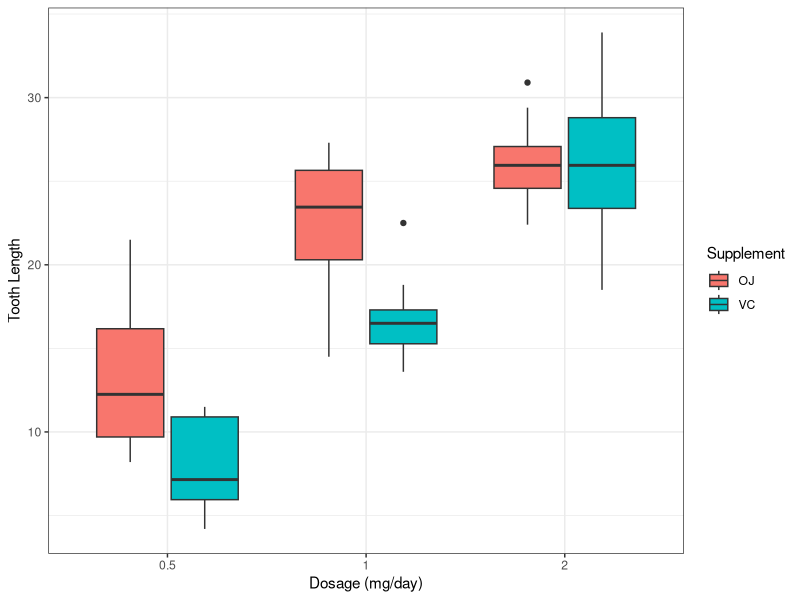
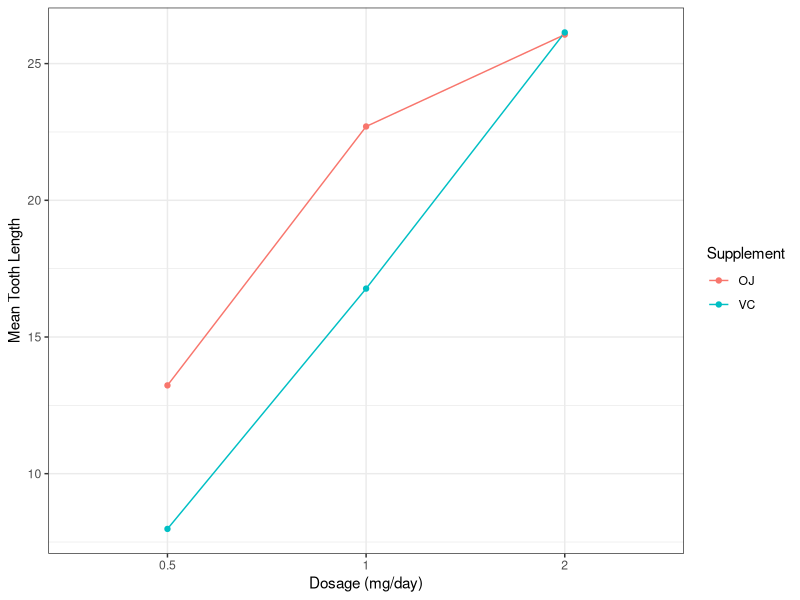
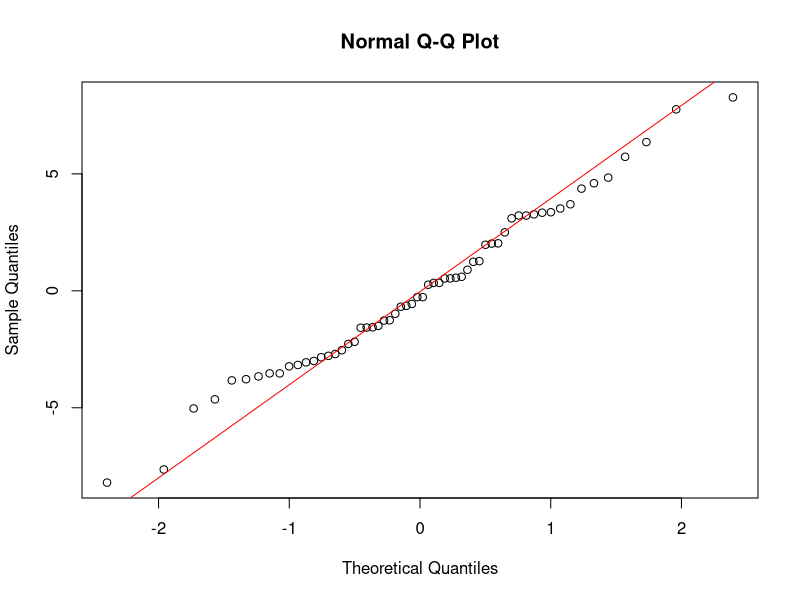
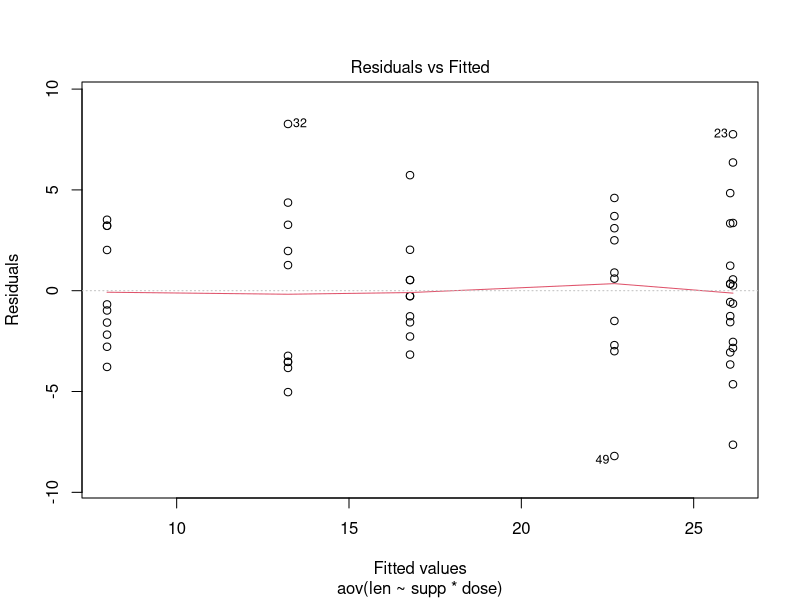
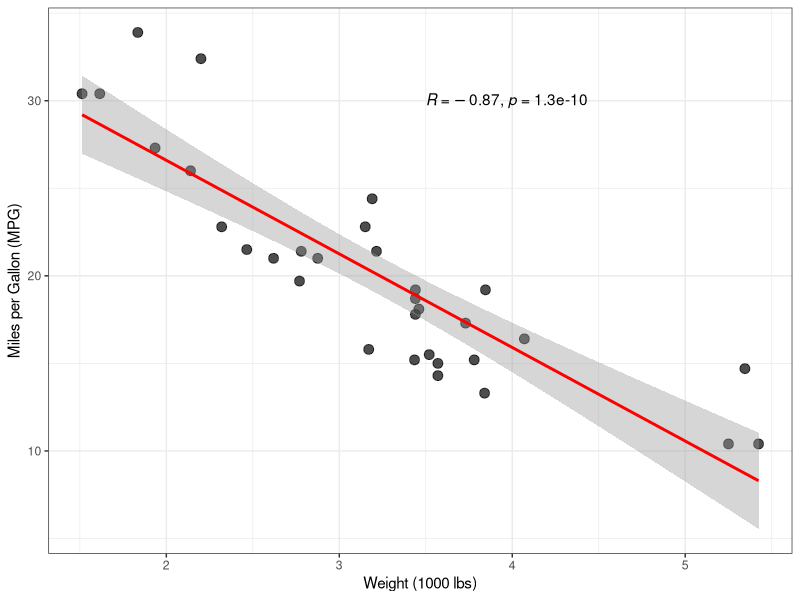
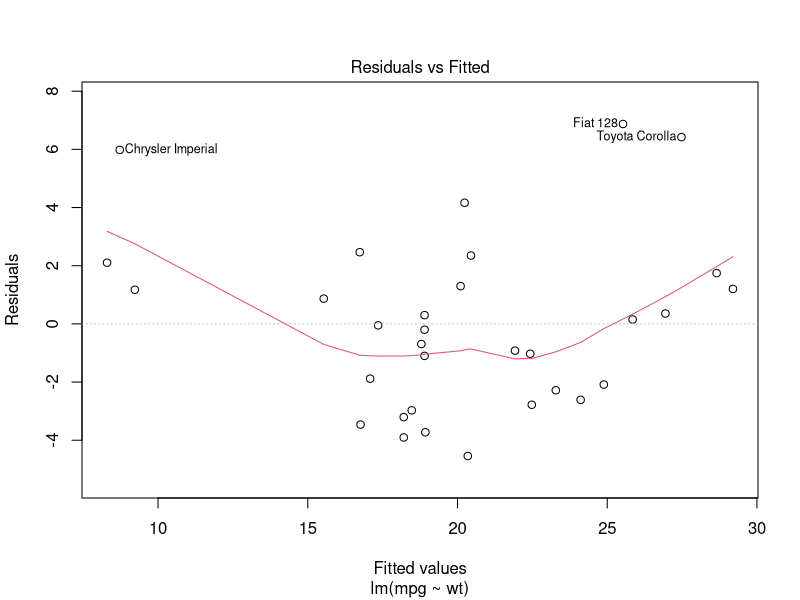
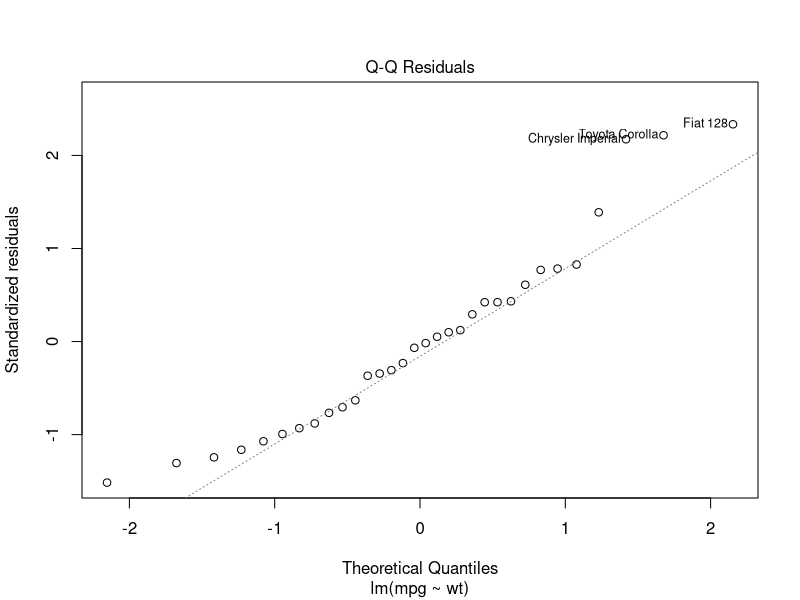
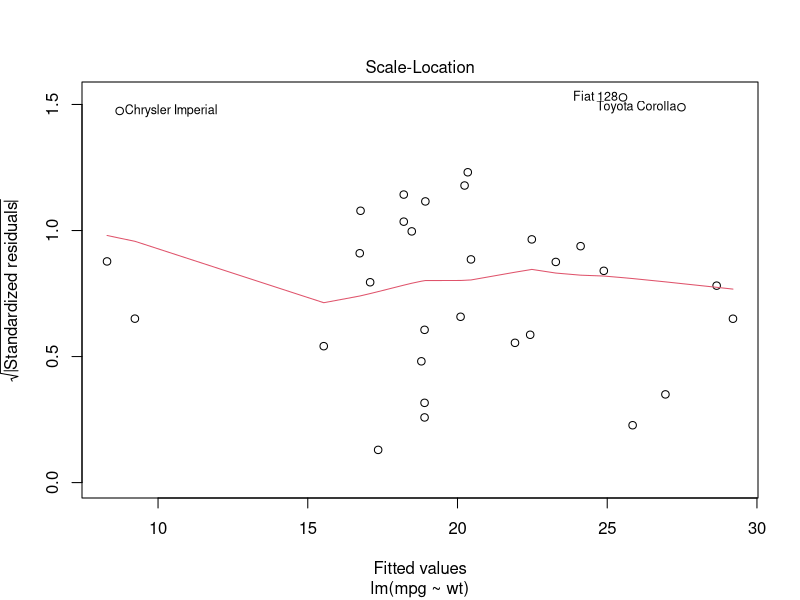

The R source for these figures, in order:
# Two-Way ANOVA in R: Full Example --------------------------------------



data("ToothGrowth")
head(ToothGrowth)
# Convert 'dose' to a factor 
ToothGrowth$dose <- as.factor(ToothGrowth$dose)

library(dplyr)
summary_stats <- ToothGrowth %>%
  group_by(supp, dose) %>%
  summarise(
    Mean = mean(len),
    SD = sd(len),
    N = n()
  )
summary_stats


library(ggplot2)

# Boxplot of tooth length by supplement and dose
ggplot(ToothGrowth, aes(x = dose, y = len, fill = supp)) +
  geom_boxplot() +
  labs(x = "Dosage (mg/day)",
       y = "Tooth Length",
       fill = "Supplement") +
  theme_bw()

# check for possible interactions
ggplot(ToothGrowth, aes(x = dose, y = len, color = supp, group = supp)) +
  stat_summary(fun = mean, geom = "line") +
  stat_summary(fun = mean, geom = "point") +
  labs(x = "Dosage (mg/day)",
       y = "Mean Tooth Length",
       color = "Supplement") +
  theme_bw()

# Perform Two-Way ANOVA
model <- aov(len ~ supp * dose, data = ToothGrowth)
summary(model)


# Normality of Residuals (Q-Q Plot)
qqnorm(resid(model))
qqline(resid(model), col = "red")

# Homogeneity of Variance (Residuals vs. Fitted)
plot(model, which = 1)  # Residuals vs Fitted

# Tests
# Shapiro-Wilk Test for Normality
shapiro.test(resid(model))  # p > 0.05 => normal

# Levene's Test for Homogeneity of Variance
library(car)
leveneTest(len ~ supp * dose, data = ToothGrowth)  # p > 0.05 => equal variances

# Post-Hoc 
# Tukey for pairwise comparisons (if interaction is significant)
TukeyHSD(model, which = c("supp", "dose", "supp:dose"))
# If no interaction, check main effects separately
TukeyHSD(model, which = c("supp", "dose"))



library(emmeans)    # For post-hoc comparisons
# Post-hoc comparisons using emmeans
# estimated marginal means
emm <- emmeans(model, pairwise ~ supp * dose, adjust = "tukey")
emm

emm$emmeans

# Pairwise comparisons with Tukey adjustment
emm$contrasts

# Get comparisons for specific factors:
# Compare supplements at each dose level
emm_supp <- emmeans(model, pairwise ~ supp | dose, adjust = "tukey")
emm_supp$contrasts

# Compare doses for each supplement type
emm_dose <- emmeans(model, pairwise ~ dose | supp, adjust = "tukey")
emm_dose$contrasts

### Plot emm 
# Plot marginal means with confidence intervals
# plot(emm, by = "supp", comparisons = TRUE) +
#   labs(title = "Estimated Marginal Means with 95% CIs",
#        y = "Tooth Length") +
#   theme_bw()




# SIMPLE LINEAR REGRESSION ANALYSIS -------------------------------


library(ggplot2)  
library(car)      
library(ggpubr)   

## Load and inspect data
data(mtcars)
head(mtcars)

# Pearson Correlation
cor_test <- cor.test(mtcars$mpg, mtcars$wt, method = "pearson")
cor_test

# catterplot with correlation
ggplot(mtcars, aes(x = wt, y = mpg)) +
  geom_point(size = 3, alpha = 0.7) +
  geom_smooth(method = "lm", se = TRUE, color = "red") +
  stat_cor(method = "pearson", label.x = 3.5, label.y = 30) +  # Add correlation
  labs(x = "Weight (1000 lbs)",
       y = "Miles per Gallon (MPG)") +
  theme_bw()

# Fit Linear Model
model <- lm(mpg ~ wt, data = mtcars)
summary(model)

# Linearity: Residuals vs Fitted plot
plot(model, which = 1)

# Normality: Q-Q plot
plot(model, which = 2)

# Homoscedasticity: Scale-Location plot
plot(model, which = 3)

# Outliers/Cook's Distance
plot(model, which = 4)


# Tests:

# Shapiro-Wilk test for normality
shapiro.test(residuals(model))

# Breusch-Pagan test for homoscedasticity
library(lmtest)
bptest(model)


# confidence Intervals for coefficients
confint(model)

# Predictions
new_data <- data.frame(wt = c(2.5, 3.5, 4.5))
predict(model, newdata = new_data, interval = "predict", level = 0.95)
